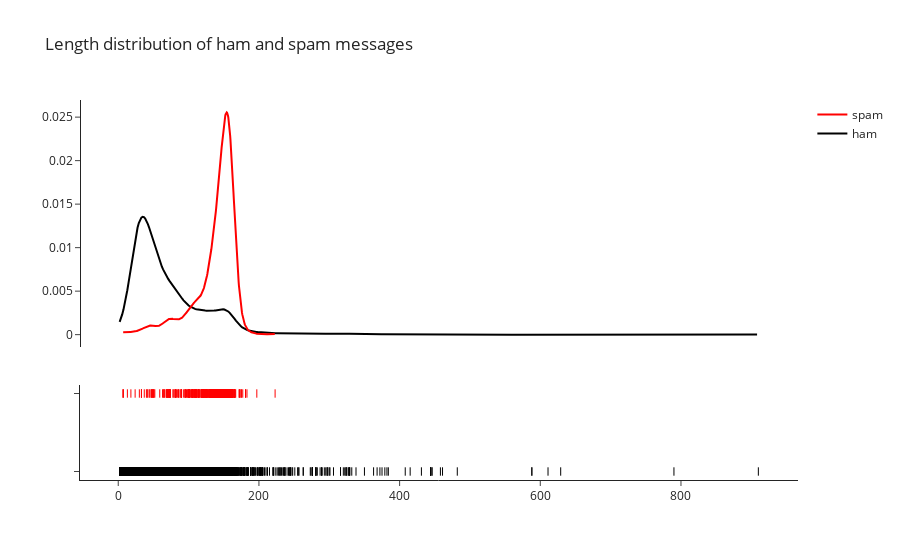

This figure's notebook cell:
### Markdown cell above
Length Distribution of Spam and Ham Message

### Code cell
categories = pd.get_dummies(Mail_data_raw["Category"])
spam_or_ham = pd.concat([Mail_data_raw, categories], axis=1)
spam_or_ham.drop('Category',axis=1,inplace=True)

Mail_data_raw["length"] = Mail_data_raw["Message"].apply(len)

ham = Mail_data_raw.loc[np.where(spam_or_ham['ham'] == 1)].reset_index()
spam = Mail_data_raw.loc[np.where(spam_or_ham['ham'] == 0)].reset_index()

ham.drop('index',axis=1,inplace=True)
spam.drop('index',axis=1,inplace=True)


hist_data = [ham['length'],spam['length']]

group_labels = ['ham','spam']

colors = ['black', 'red']

# Create distplot with curve_type set to 'normal'
fig = ff.create_distplot(hist_data, group_labels, show_hist=False, colors=colors)

# Add title
fig.update_layout(title_text='Length distribution of ham and spam messages',
                 template = 'simple_white')
fig.show()

### Figure 1 — Plotly figure (JSON) as saved in the notebook; plotly's stock layout.template omitted (floating-point values rounded to 4 significant figures; data arrays with more than 128 entries replaced by an {"elided": "..."} marker saying what was removed)
{"data": [{"legendgroup": "ham", "marker": {"color": "black"}, "mode": "lines", "name": "ham", "showlegend": true, "type": "scatter", "x": {"elided": "500 float values"}, "xaxis": "x", "y": {"elided": "500 float values"}, "yaxis": "y"}, {"legendgroup": "spam", "marker": {"color": "red"}, "mode": "lines", "name": "spam", "showlegend": true, "type": "scatter", "x": {"elided": "500 float values"}, "xaxis": "x", "y": {"elided": "500 float values"}, "yaxis": "y"}, {"legendgroup": "ham", "marker": {"color": "black", "symbol": "line-ns-open"}, "mode": "markers", "name": "ham", "showlegend": false, "type": "scatter", "x": {"elided": "4825 int values"}, "xaxis": "x", "y": {"elided": "4825 str values"}, "yaxis": "y2"}, {"legendgroup": "spam", "marker": {"color": "red", "symbol": "line-ns-open"}, "mode": "markers", "name": "spam", "showlegend": false, "type": "scatter", "x": {"elided": "747 int values"}, "xaxis": "x", "y": {"elided": "747 str values"}, "yaxis": "y2"}], "layout": {"barmode": "overlay", "hovermode": "closest", "legend": {"traceorder": "reversed"}, "title": {"text": "Length distribution of ham and spam messages"}, "xaxis": {"anchor": "y2", "domain": [0, 1], "zeroline": false}, "yaxis": {"anchor": "free", "domain": [0.35, 1], "position": 0}, "yaxis2": {"anchor": "x", "domain": [0, 0.25], "dtick": 1, "showticklabels": false}}}
